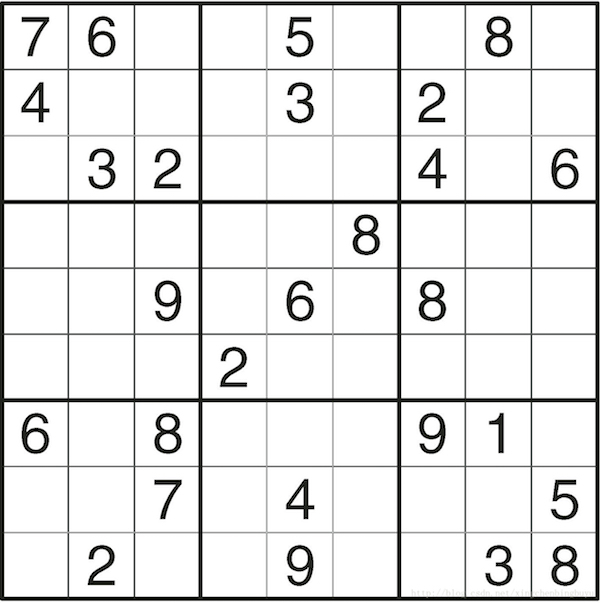
#> input picture images/20170414102248967.jpg, 600 x 603 px
$ python ceshi.py   (Python 2 division)   (older library calls are emulated)
#> lines starting #> are read from the running program, lines starting #| are printed output that depends on the picture; after the words box and inside, x2 and y2 are one past the last pixel; in counts of white or black regions, pixels touching at a corner belong together
#!/usr/bin/python
# -*- coding: utf-8 -*-

__author__= "Micheal"

import cv2

img = cv2.imread('images/20170414102248967.jpg')
#> img is the input picture: shape (603, 600, 3); mean B, G, R 230, 230.2, 230.1
gray = cv2.cvtColor(img,cv2.COLOR_BGR2GRAY)
## 阈值分割
ret,thresh = cv2.threshold(gray,200,255,1)
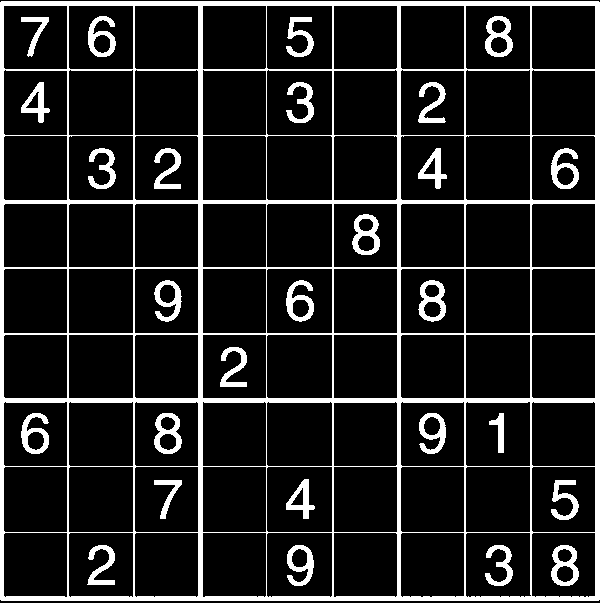
#> thresh: shape (603, 600); 12.9% white; 28 white regions, largest, box (x1, y1, x2, y2) and area: (0, 1, 600, 601) 33395, (352, 214, 380, 255) 578, (418, 280, 446, 322) 577

## 对二值图像执行膨胀操作
kernel = cv2.getStructuringElement(cv2.MORPH_CROSS,(5, 5))
dilated = cv2.dilate(thresh,kernel)
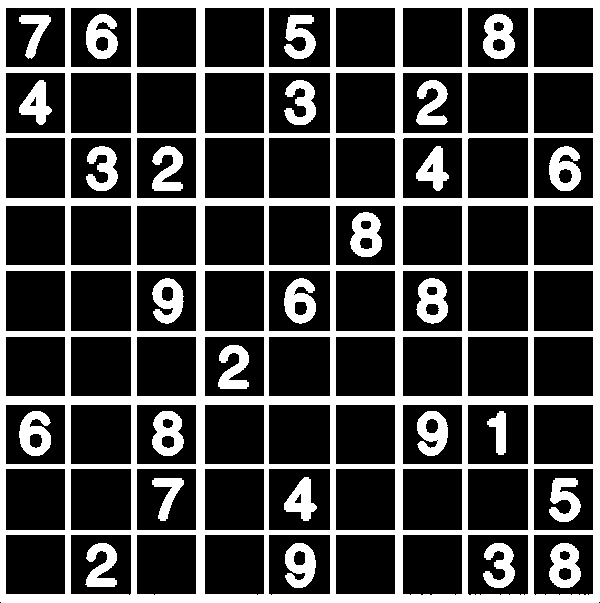
#> dilated: shape (603, 600); 27.1% white; 28 white regions

## 轮廓提取，cv2.RETR_TREE表示建立层级结构
image, contours, hierarchy = cv2.findContours(dilated,cv2.RETR_TREE,cv2.CHAIN_APPROX_SIMPLE)
#> contours = 131 contours, 2 with area under 20; largest, box (x1, y1, x2, y2) and area: (0, 0, 600, 603) 360597, (268, 468, 331, 531) 3842, (467, 468, 529, 531) 3780, (70, 468, 132, 531) 3780, (268, 270, 331, 332) 3780

cv2.drawContours(img, contours, -1, (0, 255, 0), 2)
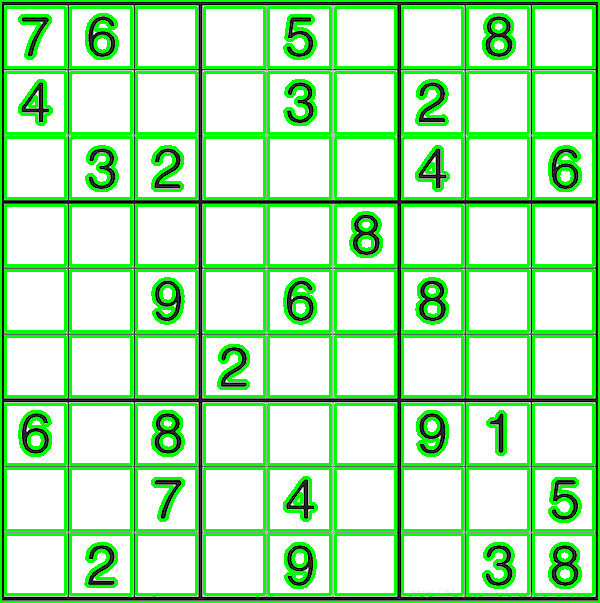
#> img: shape (603, 600, 3); mean B, G, R 176.6, 233.7, 176.7
print hierarchy
#> (printed output is left out)

# [14 lines of commented-out code are left out]

cv2.namedWindow("img", cv2.WINDOW_NORMAL)
cv2.imshow("img", img)
cv2.waitKey(0)

$ run again, with images/1111.jpg copied over images/20170414102248967.jpg
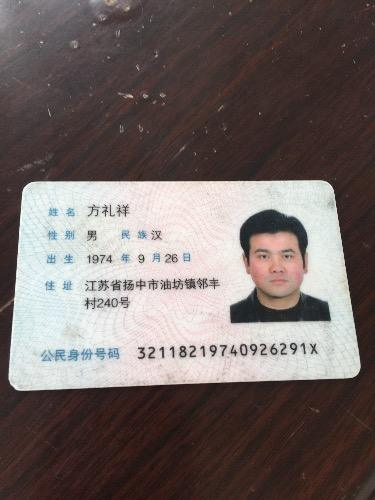
#> input picture images/1111.jpg, 375 x 500 px
#> img is the input picture: shape (500, 375, 3); mean B, G, R 102, 104.3, 115
#> `ret,thresh = cv2.threshold(gray,200,255,1)`:
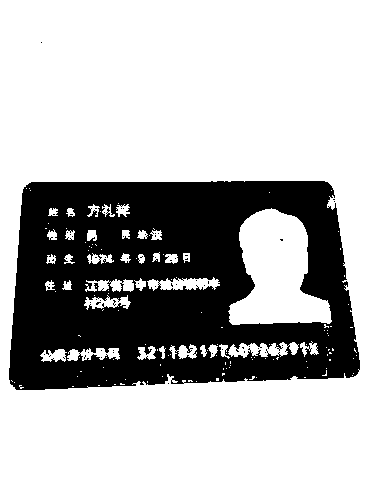
#> thresh: shape (500, 375); 71.3% white; 63 black regions (62 under 20 px), largest, box (x1, y1, x2, y2) and area: (9, 181, 360, 390) 53616
#> dilated: shape (500, 375); 75.7% white; 29 black regions (26 under 20 px)
#> contours = 75 contours, 51 with area under 20; largest, box (x1, y1, x2, y2) and area: (0, 0, 375, 500) 186626, (10, 182, 359, 389) 62186, (226, 206, 334, 338) 8260, (82, 275, 222, 313) 2427, (38, 346, 122, 364) 1000
#> `cv2.drawContours(img, contours, -1, (0, 255, 0), 2)`:
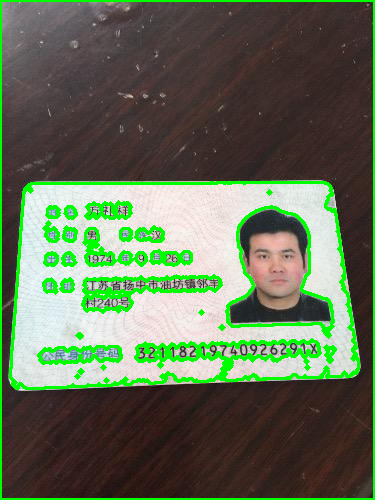
#> img: shape (500, 375, 3); 9.23% of pixels changed, all inside (x1, y1, x2, y2) = (0, 0, 375, 500)
#> (printed output is left out)
